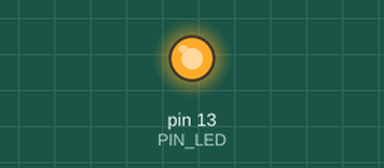
Simulated run of this sketch. Board: Arduino Uno, built with avr-gcc and run on an emulated ATmega328P. Parts: output pins drawn as LEDs (lit = HIGH).

Above: at 0.1 s.
Timing chart, 0 to 1.6 s (numbered marks = the images above):
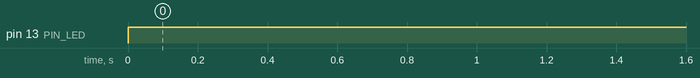

The sketch:

led.ino
```cpp
#define PIN_LED 13

void setup() {
  pinMode(PIN_LED, OUTPUT);
}

void loop() {
  digitalWrite(PIN_LED, HIGH);
}
```

Measured:
- by itself, pin 13 (PIN_LED): LOW → HIGH at 0.00 s
